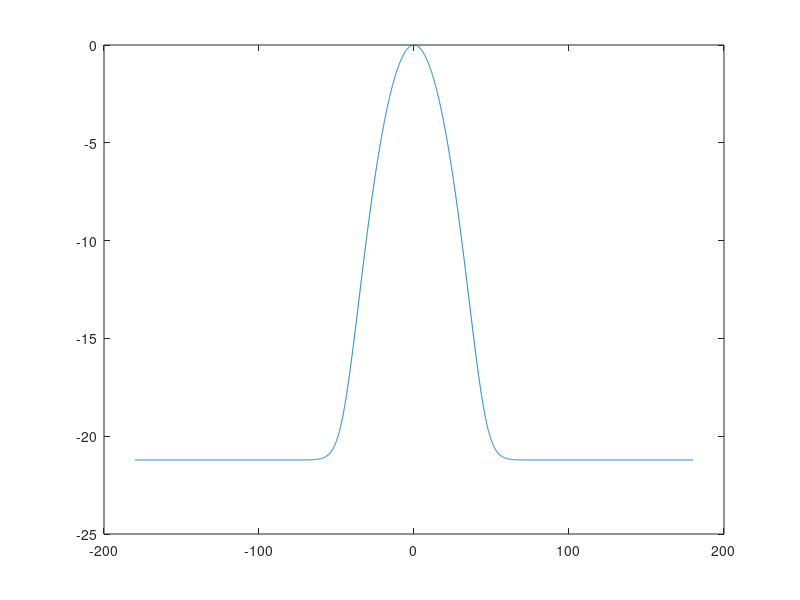

The MATLAB source for this figure:
alpha = 0.8;
beta = pi*20/180;
thetas = -pi:0.001:pi;
P =zeros(1,length(thetas));
for i = 1:length(thetas)
    theta = thetas(i);
    P(i)  = alpha*(2/beta)^2*exp(-(theta/beta)^2) + 1-alpha;
end
P = P./(alpha*(2/beta)^2 + 1-alpha);
figure;
plot(180.*thetas./pi,10.*log10(P));